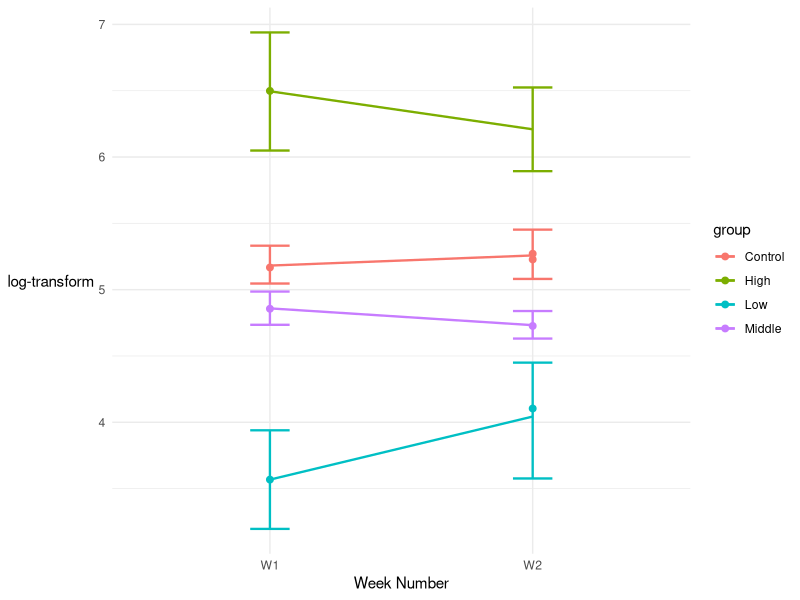
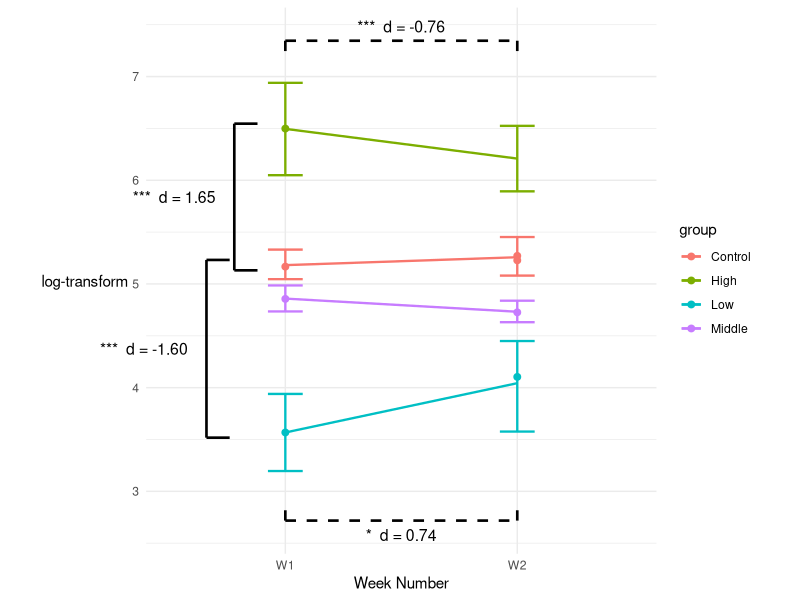
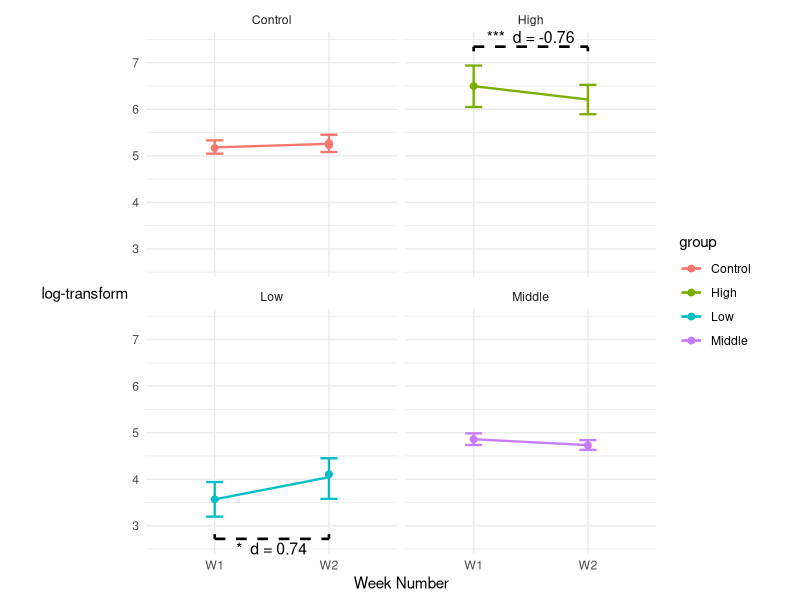

The R script that drew these images, in order:
library(dplyr)
library(ggplot2)
library(readr)
library(purrr)


# load data ---------------------------------------------------------------

df <- readr::read_csv("data_annotated.csv")

df_err <- df %>%
  group_by(group, week) %>%
  summarise(
    y_mean = mean(y),
    ymin   = min(y),
    ymax   = max(y),
    .groups = "drop"
  )

# graphic without annotations ---------------------------------------------

plt <- ggplot(df, aes(x = week, y = y, color = group, group = group)) +
  geom_point(
    data = df |> filter(is.na(error_type)),
    size = 2) +
  geom_errorbar(
    data = df_err,
    aes(ymin = ymin, ymax = ymax, y = NULL),
    width = 0.15,
    linewidth = 0.8
  ) +
  geom_line(
    data = df_err,
    aes(y = y_mean),
    linewidth = 0.8
  ) +
  theme_minimal() + 
  xlab("Week Number") + 
  ylab("log-transform") + 
  theme(
    axis.title.y = element_text(angle = 0, vjust = 0.5))

plt



# helper function ---------------------------------------------------------


# Helpers to pull values (mean by default)
pull_y <- function(g, w, stat = c("y_mean","ymin","ymax")) {
  stat <- match.arg(stat)
  df_err %>% filter(group == g, week == w) %>% pull(.data[[stat]])
}

# ---- bracket builder (returns data frames for segments + labels) ----
#
# Desired label placement logic:
# - Horizontal bracket, ticks going UP: text should be BELOW the bracket
# - Horizontal bracket, ticks going DOWN: text should be ABOVE the bracket
# - Vertical bracket on LEFT: text to the LEFT
# - Vertical bracket on RIGHT: text to the RIGHT

build_bracket <- function(
    # High-level spec (recommended)
  orientation = c("v", "h"),   # "v" = vertical bracket at one x; "h" = horizontal bracket at one y
  x0 = NULL, x1 = NULL,        # for "v": x0 used; for "h": x0..x1 used
  y0 = NULL, y1 = NULL,        # for "v": y0..y1 used; for "h": y0 used (and y1 ignored)
  
  # Intuitive placement:
  # - If orientation == "v": position is where the bracket sits ("left" or "right"). Ticks point inward.
  # - If orientation == "h": position is where the bracket sits ("top" or "bottom"). Ticks point inward.
  position = NULL,
  
  # Back-compat (deprecated): older code used side = left/right/up/down.
  side = NULL,
  
  tick = 0.10,
  pad = 0.00,
  text = NULL,
  text_nudge = 0.08,
  text_size = 4,
  color = "black",
  linewidth = 0.9,
  linetype = "solid",
  
  # Low-level override: if you supply `segments`, we use them as-is.
  # Must have columns x, xend, y, yend. (One row per segment.)
  segments = NULL,
  
  # Low-level override for label placement: x, y
  label_xy = NULL,
  facet_vars = NULL
) {
  orientation <- match.arg(orientation)
  
  # Resolve position (new) from side (old) if needed
  if (is.null(position)) {
    if (!is.null(side)) {
      if (orientation == "v") {
        # Old: side was left/right (interpreted as bracket location)
        if (!(side %in% c("left", "right"))) {
          stop("For orientation='v', `side` must be 'left' or 'right' (deprecated). Use `position` instead.")
        }
        position <- side
      } else {
        # Old: side was up/down; map to top/bottom
        if (!(side %in% c("up", "down"))) {
          stop("For orientation='h', `side` must be 'up' or 'down' (deprecated). Use `position` instead.")
        }
        position <- if (side == "up") "bottom" else "top"
      }
    } else {
      # Defaults if nothing provided
      position <- if (orientation == "v") "left" else "top"
    }
  }
  
  # Validate position
  if (orientation == "v" && !(position %in% c("left", "right"))) {
    stop("For orientation='v', `position` must be 'left' or 'right'.")
  }
  if (orientation == "h" && !(position %in% c("top", "bottom"))) {
    stop("For orientation='h', `position` must be 'top' or 'bottom'.")
  }
  
  seg_df <- NULL
  lab_df <- NULL
  
  if (!is.null(segments)) {
    seg_df <- segments %>%
      mutate(color = color, linewidth = linewidth, linetype = linetype)
    
    # If user provides custom segments and ALSO wants default label placement,
    # we cannot reliably infer the bracket geometry. Require label_xy if text is desired.
    if (!is.null(text)) {
      if (is.null(label_xy)) {
        stop("When `segments` is provided, please also provide `label_xy` for the text position.")
      }
      lab_df <- tibble::tibble(
        x = label_xy$x,
        y = label_xy$y,
        label = text,
        hjust = 0.5,
        vjust = 0.5,
        color = color,
        size = text_size
      )
    }
    
  } else {
    
    if (orientation == "v") {
      stopifnot(!is.null(x0), !is.null(y0), !is.null(y1))
      
      yb <- min(y0, y1) - pad
      yt <- max(y0, y1) + pad
      
      # Bracket sits at x_br; ticks point inward:
      # - position == left  => ticks go RIGHT (+tick)
      # - position == right => ticks go LEFT  (-tick)
      x_br   <- x0
      x_tick <- if (position == "left") x_br + tick else x_br - tick
      
      seg_df <- tibble::tibble(
        x    = c(x_br, x_br, x_br),
        xend = c(x_tick, x_br, x_tick),
        y    = c(yb, yb, yt),
        yend = c(yb, yt, yt)
      ) %>%
        mutate(color = color, linewidth = linewidth, linetype = linetype)
      
      # Label placement:
      # - left bracket  => label to the LEFT
      # - right bracket => label to the RIGHT
      if (!is.null(text)) {
        if (is.null(label_xy)) {
          y_text <- (yb + yt) / 2
          vjust  <- 0.5
          
          if (position == "left") {
            x_text <- x_br - text_nudge
            hjust  <- 1
          } else {
            x_text <- x_br + text_nudge
            hjust  <- 0
          }
        } else {
          x_text <- label_xy$x
          y_text <- label_xy$y
          hjust  <- 0.5
          vjust  <- 0.5
        }
        
        lab_df <- tibble::tibble(
          x = x_text,
          y = y_text,
          label = text,
          hjust = hjust,
          vjust = vjust,
          color = color,
          size = text_size
        )
      }
    }
    
    if (orientation == "h") {
      stopifnot(!is.null(x0), !is.null(x1), !is.null(y0))
      
      xl <- min(x0, x1)
      xr <- max(x0, x1)
      yb <- y0
      
      # Bracket sits at yb; ticks point inward:
      # - position == top    => ticks go DOWN (-tick)
      # - position == bottom => ticks go UP   (+tick)
      y_tick <- if (position == "top") yb - tick else yb + tick
      
      seg_df <- tibble::tibble(
        x    = c(xl, xl, xr),
        xend = c(xl, xr, xr),
        y    = c(yb, yb, yb),
        yend = c(y_tick, yb, y_tick)
      ) %>%
        mutate(color = color, linewidth = linewidth, linetype = linetype)
      
      # Label placement:
      # - bottom bracket (ticks up) => label BELOW
      # - top bracket (ticks down)  => label ABOVE
      if (!is.null(text)) {
        if (is.null(label_xy)) {
          x_text <- (xl + xr) / 2
          hjust  <- 0.5
          
          if (position == "bottom") {
            y_text <- yb - text_nudge
            vjust  <- 1
          } else {
            y_text <- yb + text_nudge
            vjust  <- 0
          }
        } else {
          x_text <- label_xy$x
          y_text <- label_xy$y
          hjust  <- 0.5
          vjust  <- 0.5
        }
        
        lab_df <- tibble::tibble(
          x = x_text,
          y = y_text,
          label = text,
          hjust = hjust,
          vjust = vjust,
          color = color,
          size = text_size
        )
      }
    }
  }
  
  # append faceting vars
  if (! is.null(facet_vars)) {
    facet_df <- tibble::as_tibble(facet_vars)
    seg_df <- dplyr::bind_cols(seg_df, 
      facet_df[rep(1, nrow(seg_df)), , drop = FALSE])
    if (!is.null(lab_df)) {
      lab_df <- dplyr::bind_cols(lab_df, 
        facet_df[rep(1, nrow(lab_df)), , drop = FALSE])
    }
  }
  
  list(segments = seg_df, labels = lab_df)
}

add_brackets <- function(
    plt,
    bracket_specs
) {
  built <- purrr::map(bracket_specs, ~do.call(build_bracket, .x))
  segs  <- dplyr::bind_rows(purrr::map(built, "segments"))
  labs  <- dplyr::bind_rows(purrr::map(built, "labels"))
  
  # segments
  p2 <- plt +
    geom_segment(
      data = segs,
      inherit.aes = FALSE,
      aes(x = x, xend = xend, y = y, yend = yend),
      linewidth = segs$linewidth,
      linetype  = segs$linetype,
      color     = segs$color
    )
  
  # labels (optional)
  if (nrow(labs) > 0) {
    p2 <- p2 +
      geom_text(
        data = labs,
        inherit.aes = FALSE,
        aes(x = x, y = y, label = label),
        color = labs$color,
        size  = labs$size,
        hjust = labs$hjust,
        vjust = labs$vjust
      )
  }
  
  p2
}

# -----------------------------------------------------------------------
# “All comparisons that were originally there” (matching the example image)
# -----------------------------------------------------------------------

# Numeric x positions for discrete weeks (W1 = 1, W2 = 2)
x_W1 <- 1
x_W2 <- 2

# 1) Week 1: High vs Control (vertical bracket)
y_high_W1 <- pull_y("High", "W1", "y_mean")
y_ctrl_W1 <- pull_y("Control", "W1", "y_mean")

# 2) Week 1: Control vs Low (vertical bracket)
y_low_W1  <- pull_y("Low", "W1", "y_mean")

# 3) High group change W1->W2 (horizontal dashed bracket near top)
y_high_W2 <- pull_y("High", "W2", "y_mean")
y_high_top <- max(y_high_W1, y_high_W2) + 0.35  # put bracket above the points; tweak as needed

# 4) Low group change W1->W2 (horizontal dashed bracket near bottom)
y_low_W2 <- pull_y("Low", "W2", "y_mean")
y_low_bot <- min(y_low_W1, y_low_W2) - 0.35     # put bracket below the points; tweak as needed

bracket_specs <- list(
  # Week 1: High vs Control (bracket is on the LEFT of W1; ticks point inward to the RIGHT)
  list(
    orientation = "v",
    x0 = x_W1 - 0.22,          # bracket location left of W1
    y0 = y_ctrl_W1,
    y1 = y_high_W1,
    position = "left",
    tick = 0.10,
    pad = 0.05,
    text = "***  d = 1.65",
    color = "black",
    linewidth = 0.9
  ),
  
  # Week 1: Control vs Low (also on the LEFT)
  list(
    orientation = "v",
    x0 = x_W1 - 0.34,
    y0 = y_low_W1,
    y1 = y_ctrl_W1,
    position = "left",
    tick = 0.10,
    pad = 0.05,
    text = "***  d = -1.60",
    color = "black",
    linewidth = 0.9
  ),
  
  # High: W1 -> W2 (TOP dashed bracket; ticks point DOWN; label goes ABOVE)
  list(
    orientation = "h",
    x0 = x_W1, x1 = x_W2,
    y0 = y_high_top + .5,
    position = "top",
    tick = 0.10,
    text = "***  d = -0.76",
    color = "black",
    linewidth = 0.9,
    linetype = "dashed"
  ),
  
  # Low: W1 -> W2 (BOTTOM dashed bracket; ticks point UP; label goes BELOW)
  list(
    orientation = "h",
    x0 = x_W1, x1 = x_W2,
    y0 = y_low_bot - .5,
    position = "bottom",
    tick = 0.10,
    text = "*  d = 0.74",
    color = "black",
    linewidth = 0.9,
    linetype = "dashed"
  )
)

# Usage: assuming you already have your base plot in `plt`
plt2 <- add_brackets(plt, bracket_specs) +
  coord_cartesian(clip = "off") +
  theme(plot.margin = margin(5.5, 30, 5.5, 30))

plt2





# example showing with facets ---------------------------------------------

plt <- plt + facet_wrap(~group)

bracket_specs <- list(
  list(
    orientation = "h",
    x0 = x_W1, x1 = x_W2,
    y0 = y_high_top + .5,
    position = "top",
    tick = 0.10,
    text = "***  d = -0.76",
    color = "black",
    linewidth = 0.9,
    linetype = "dashed",
    facet_vars=list(group="High")  # <- only appears in High panel
  ),
  list(
    orientation = "h",
    x0 = x_W1, x1 = x_W2,
    y0 = y_low_bot - .5,
    position = "bottom",
    tick = 0.10,
    text = "*  d = 0.74",
    color = "black",
    linewidth = 0.9,
    linetype = "dashed",
    facet_vars=list(group="Low")   # <- only appears in Low panel
  )
)

plt2 <- add_brackets(plt, bracket_specs)

plt2 +
  coord_cartesian(clip = "off") +
  theme(plot.margin = margin(5.5, 30, 5.5, 30))
